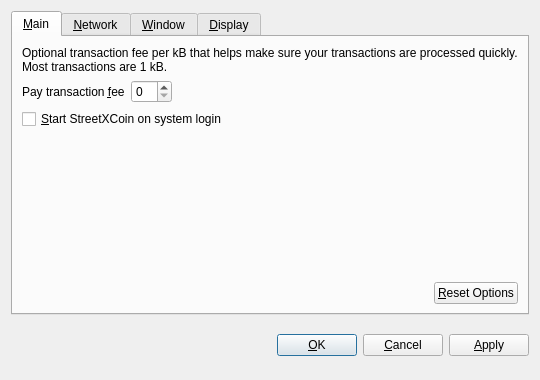
<?xml version="1.0" encoding="UTF-8"?>
<ui version="4.0">
 <class>OptionsDialog</class>
 <widget class="QDialog" name="OptionsDialog">
  <property name="geometry">
   <rect>
    <x>0</x>
    <y>0</y>
    <width>540</width>
    <height>380</height>
   </rect>
  </property>
  <property name="windowTitle">
   <string>Options</string>
  </property>
  <property name="modal">
   <bool>true</bool>
  </property>
  <layout class="QVBoxLayout" name="verticalLayout">
   <item>
    <widget class="QTabWidget" name="tabWidget">
     <property name="tabPosition">
      <enum>QTabWidget::North</enum>
     </property>
     <property name="currentIndex">
      <number>0</number>
     </property>
     <widget class="QWidget" name="tabMain">
      <attribute name="title">
       <string>&amp;Main</string>
      </attribute>
      <layout class="QVBoxLayout" name="verticalLayout_Main">
       <item>
        <widget class="QLabel" name="transactionFeeInfoLabel">
         <property name="text">
          <string>Optional transaction fee per kB that helps make sure your transactions are processed quickly. Most transactions are 1 kB.</string>
         </property>
         <property name="textFormat">
          <enum>Qt::PlainText</enum>
         </property>
         <property name="wordWrap">
          <bool>true</bool>
         </property>
        </widget>
       </item>
       <item>
        <layout class="QHBoxLayout" name="horizontalLayout_1_Main">
         <item>
          <widget class="QLabel" name="transactionFeeLabel">
           <property name="text">
            <string>Pay transaction &amp;fee</string>
           </property>
           <property name="textFormat">
            <enum>Qt::PlainText</enum>
           </property>
           <property name="buddy">
            <cstring>transactionFee</cstring>
           </property>
          </widget>
         </item>
         <item>
          <widget class="BitcoinAmountField" name="transactionFee"/>
         </item>
         <item>
          <spacer name="horizontalSpacer_1_Main">
           <property name="orientation">
            <enum>Qt::Horizontal</enum>
           </property>
           <property name="sizeHint" stdset="0">
            <size>
             <width>40</width>
             <height>20</height>
            </size>
           </property>
          </spacer>
         </item>
        </layout>
       </item>
       <item>
        <widget class="QCheckBox" name="bitcoinAtStartup">
         <property name="toolTip">
          <string>Automatically start StreetXCoin after logging in to the system.</string>
         </property>
         <property name="text">
          <string>&amp;Start StreetXCoin on system login</string>
         </property>
        </widget>
       </item>
       <item>
        <spacer name="verticalSpacer_Main">
         <property name="orientation">
          <enum>Qt::Vertical</enum>
         </property>
         <property name="sizeHint" stdset="0">
          <size>
           <width>20</width>
           <height>40</height>
          </size>
         </property>
        </spacer>
       </item>
       <item>
        <layout class="QHBoxLayout" name="horizontalLayout_2_Main">
         <item>
          <spacer name="horizontalSpacer_2_Main">
           <property name="orientation">
            <enum>Qt::Horizontal</enum>
           </property>
           <property name="sizeHint" stdset="0">
            <size>
             <width>40</width>
             <height>20</height>
            </size>
           </property>
          </spacer>
         </item>
         <item>
          <widget class="QPushButton" name="resetButton">
           <property name="toolTip">
            <string>Reset all client options to default.</string>
           </property>
           <property name="text">
            <string>&amp;Reset Options</string>
           </property>
           <property name="autoDefault">
            <bool>false</bool>
           </property>
          </widget>
         </item>
        </layout>
       </item>
      </layout>
     </widget>
     <widget class="QWidget" name="tabNetwork">
      <attribute name="title">
       <string>&amp;Network</string>
      </attribute>
      <layout class="QVBoxLayout" name="verticalLayout_Network">
       <item>
        <widget class="QCheckBox" name="mapPortUpnp">
         <property name="toolTip">
          <string>Automatically open the StreetXCoin client port on the router. This only works when your router supports UPnP and it is enabled.</string>
         </property>
         <property name="text">
          <string>Map port using &amp;UPnP</string>
         </property>
        </widget>
       </item>
       <item>
        <widget class="QCheckBox" name="connectSocks">
         <property name="toolTip">
          <string>Connect to the StreetXCoin network through a SOCKS proxy (e.g. when connecting through Tor).</string>
         </property>
         <property name="text">
          <string>&amp;Connect through SOCKS proxy:</string>
         </property>
        </widget>
       </item>
       <item>
        <layout class="QHBoxLayout" name="horizontalLayout_Network">
         <item>
          <widget class="QLabel" name="proxyIpLabel">
           <property name="text">
            <string>Proxy &amp;IP:</string>
           </property>
           <property name="textFormat">
            <enum>Qt::PlainText</enum>
           </property>
           <property name="buddy">
            <cstring>proxyIp</cstring>
           </property>
          </widget>
         </item>
         <item>
          <widget class="QValidatedLineEdit" name="proxyIp">
           <property name="maximumSize">
            <size>
             <width>140</width>
             <height>16777215</height>
            </size>
           </property>
           <property name="toolTip">
            <string>IP address of the proxy (e.g. 127.0.0.1)</string>
           </property>
          </widget>
         </item>
         <item>
          <widget class="QLabel" name="proxyPortLabel">
           <property name="text">
            <string>&amp;Port:</string>
           </property>
           <property name="textFormat">
            <enum>Qt::PlainText</enum>
           </property>
           <property name="buddy">
            <cstring>proxyPort</cstring>
           </property>
          </widget>
         </item>
         <item>
          <widget class="QLineEdit" name="proxyPort">
           <property name="maximumSize">
            <size>
             <width>55</width>
             <height>16777215</height>
            </size>
           </property>
           <property name="toolTip">
            <string>Port of the proxy (e.g. 9050)</string>
           </property>
          </widget>
         </item>
         <item>
          <widget class="QLabel" name="socksVersionLabel">
           <property name="text">
            <string>SOCKS &amp;Version:</string>
           </property>
           <property name="textFormat">
            <enum>Qt::PlainText</enum>
           </property>
           <property name="buddy">
            <cstring>socksVersion</cstring>
           </property>
          </widget>
         </item>
         <item>
          <widget class="QValueComboBox" name="socksVersion">
           <property name="toolTip">
            <string>SOCKS version of the proxy (e.g. 5)</string>
           </property>
          </widget>
         </item>
         <item>
          <spacer name="horizontalSpacer_Network">
           <property name="orientation">
            <enum>Qt::Horizontal</enum>
           </property>
           <property name="sizeHint" stdset="0">
            <size>
             <width>40</width>
             <height>20</height>
            </size>
           </property>
          </spacer>
         </item>
        </layout>
       </item>
       <item>
        <spacer name="verticalSpacer_Network">
         <property name="orientation">
          <enum>Qt::Vertical</enum>
         </property>
         <property name="sizeHint" stdset="0">
          <size>
           <width>20</width>
           <height>40</height>
          </size>
         </property>
        </spacer>
       </item>
      </layout>
     </widget>
     <widget class="QWidget" name="tabWindow">
      <attribute name="title">
       <string>&amp;Window</string>
      </attribute>
      <layout class="QVBoxLayout" name="verticalLayout_Window">
       <item>
        <widget class="QCheckBox" name="minimizeToTray">
         <property name="toolTip">
          <string>Show only a tray icon after minimizing the window.</string>
         </property>
         <property name="text">
          <string>&amp;Minimize to the tray instead of the taskbar</string>
         </property>
        </widget>
       </item>
       <item>
        <widget class="QCheckBox" name="minimizeOnClose">
         <property name="toolTip">
          <string>Minimize instead of exit the application when the window is closed. When this option is enabled, the application will be closed only after selecting Quit in the menu.</string>
         </property>
         <property name="text">
          <string>M&amp;inimize on close</string>
         </property>
        </widget>
       </item>
       <item>
        <spacer name="verticalSpacer_Window">
         <property name="orientation">
          <enum>Qt::Vertical</enum>
         </property>
         <property name="sizeHint" stdset="0">
          <size>
           <width>20</width>
           <height>40</height>
          </size>
         </property>
        </spacer>
       </item>
      </layout>
     </widget>
     <widget class="QWidget" name="tabDisplay">
      <attribute name="title">
       <string>&amp;Display</string>
      </attribute>
      <layout class="QVBoxLayout" name="verticalLayout_Display">
       <item>
        <layout class="QHBoxLayout" name="horizontalLayout_1_Display">
         <item>
          <widget class="QLabel" name="langLabel">
           <property name="text">
            <string>User Interface &amp;language:</string>
           </property>
           <property name="textFormat">
            <enum>Qt::PlainText</enum>
           </property>
           <property name="buddy">
            <cstring>lang</cstring>
           </property>
          </widget>
         </item>
         <item>
          <widget class="QValueComboBox" name="lang">
           <property name="toolTip">
            <string>The user interface language can be set here. This setting will take effect after restarting StreetXCoin.</string>
           </property>
          </widget>
         </item>
        </layout>
       </item>
       <item>
        <layout class="QHBoxLayout" name="horizontalLayout_2_Display">
         <item>
          <widget class="QLabel" name="unitLabel">
           <property name="text">
            <string>&amp;Unit to show amounts in:</string>
           </property>
           <property name="textFormat">
            <enum>Qt::PlainText</enum>
           </property>
           <property name="buddy">
            <cstring>unit</cstring>
           </property>
          </widget>
         </item>
         <item>
          <widget class="QValueComboBox" name="unit">
           <property name="toolTip">
            <string>Choose the default subdivision unit to show in the interface and when sending coins.</string>
           </property>
          </widget>
         </item>
        </layout>
       </item>
       <item>
        <widget class="QCheckBox" name="displayAddresses">
         <property name="toolTip">
          <string>Whether to show StreetXCoin addresses in the transaction list or not.</string>
         </property>
         <property name="text">
          <string>&amp;Display addresses in transaction list</string>
         </property>
        </widget>
       </item>
       <item>
        <widget class="QCheckBox" name="coinControlFeatures">
         <property name="toolTip">
          <string>Whether to show coin control features or not.</string>
         </property>
         <property name="text">
          <string>Display coin &amp;control features (experts only!)</string>
         </property>
        </widget>
       </item>
       <item>
        <spacer name="verticalSpacer_Display">
         <property name="orientation">
          <enum>Qt::Vertical</enum>
         </property>
         <property name="sizeHint" stdset="0">
          <size>
           <width>20</width>
           <height>40</height>
          </size>
         </property>
        </spacer>
       </item>
      </layout>
     </widget>
    </widget>
   </item>
   <item>
    <layout class="QHBoxLayout" name="horizontalLayout_Buttons">
     <item>
      <spacer name="horizontalSpacer_1">
       <property name="orientation">
        <enum>Qt::Horizontal</enum>
       </property>
       <property name="sizeHint" stdset="0">
        <size>
         <width>40</width>
         <height>48</height>
        </size>
       </property>
      </spacer>
     </item>
     <item>
      <widget class="QLabel" name="statusLabel">
       <property name="font">
        <font>
         <weight>75</weight>
         <bold>true</bold>
        </font>
       </property>
       <property name="text">
        <string/>
       </property>
       <property name="textFormat">
        <enum>Qt::PlainText</enum>
       </property>
       <property name="wordWrap">
        <bool>true</bool>
       </property>
      </widget>
     </item>
     <item>
      <spacer name="horizontalSpacer_2">
       <property name="orientation">
        <enum>Qt::Horizontal</enum>
       </property>
       <property name="sizeHint" stdset="0">
        <size>
         <width>40</width>
         <height>48</height>
        </size>
       </property>
      </spacer>
     </item>
     <item>
      <widget class="QPushButton" name="okButton">
       <property name="text">
        <string>&amp;OK</string>
       </property>
      </widget>
     </item>
     <item>
      <widget class="QPushButton" name="cancelButton">
       <property name="text">
        <string>&amp;Cancel</string>
       </property>
       <property name="autoDefault">
        <bool>false</bool>
       </property>
      </widget>
     </item>
     <item>
      <widget class="QPushButton" name="applyButton">
       <property name="text">
        <string>&amp;Apply</string>
       </property>
       <property name="autoDefault">
        <bool>false</bool>
       </property>
      </widget>
     </item>
    </layout>
   </item>
  </layout>
 </widget>
 <customwidgets>
  <customwidget>
   <class>BitcoinAmountField</class>
   <extends>QSpinBox</extends>
   <header>bitcoinamountfield.h</header>
  </customwidget>
  <customwidget>
   <class>QValueComboBox</class>
   <extends>QComboBox</extends>
   <header>qvaluecombobox.h</header>
  </customwidget>
  <customwidget>
   <class>QValidatedLineEdit</class>
   <extends>QLineEdit</extends>
   <header>qvalidatedlineedit.h</header>
  </customwidget>
 </customwidgets>
 <resources/>
 <connections/>
</ui>
